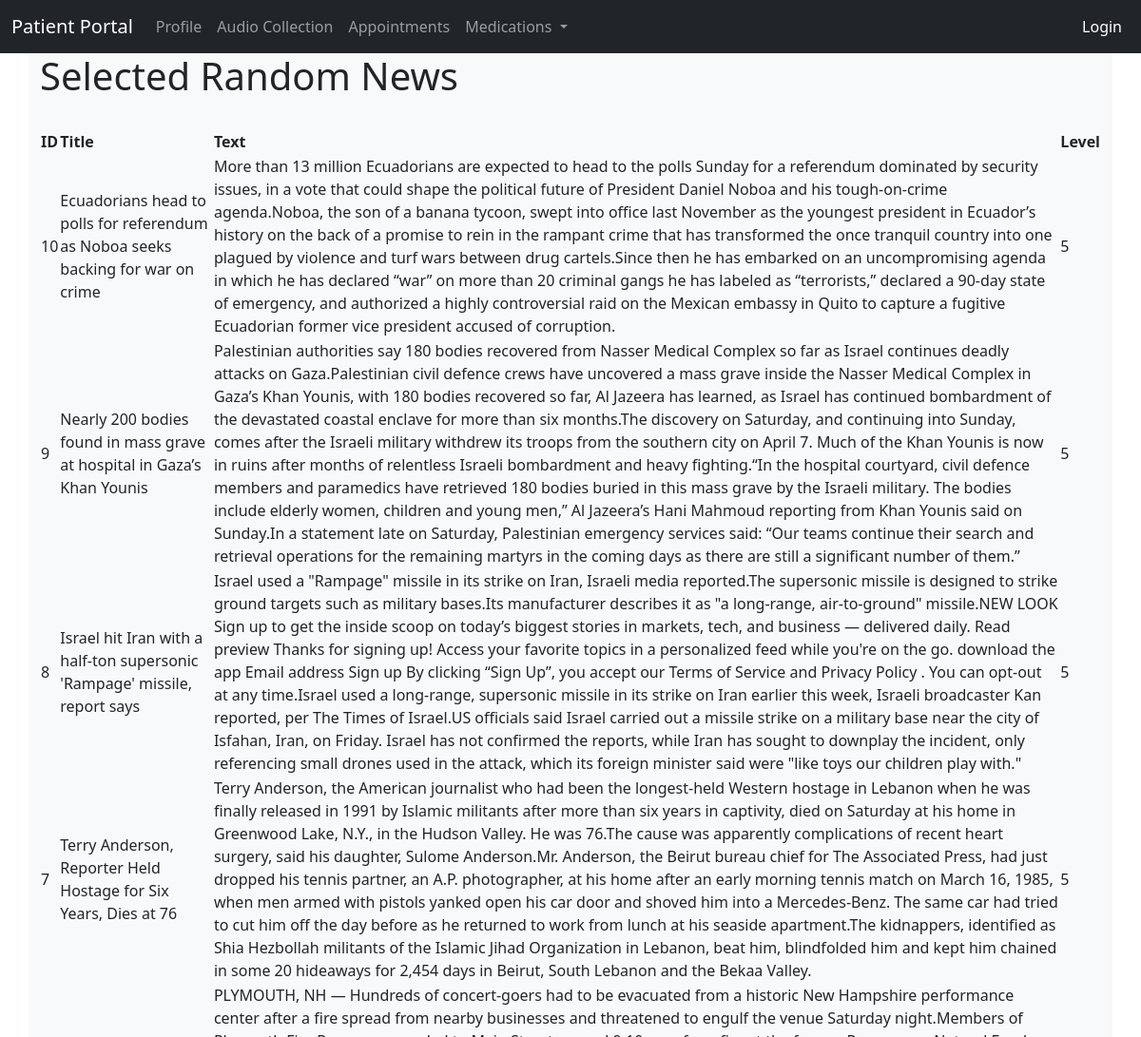
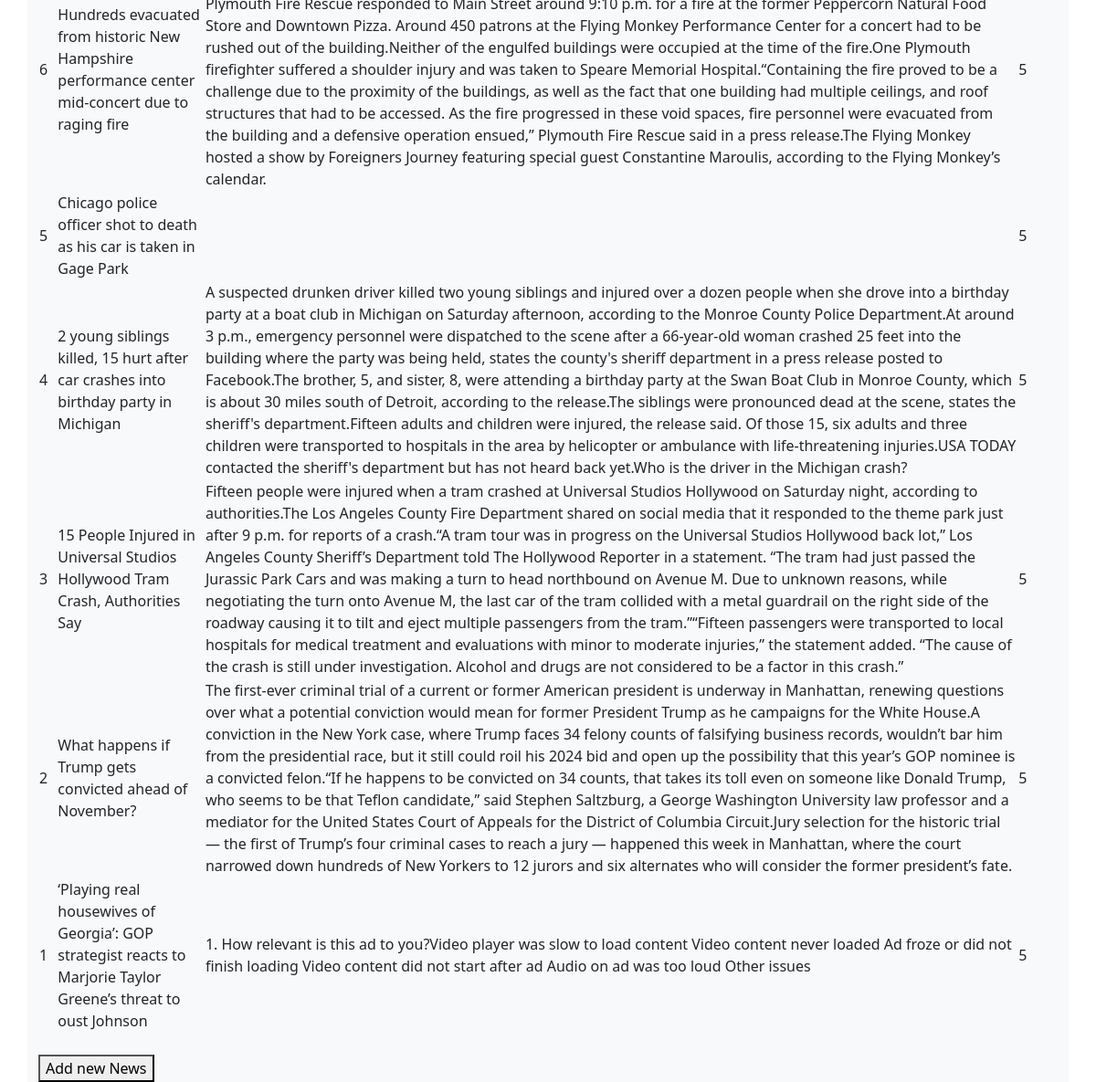
The app's page /showNews with its own data (2 pictures, top to bottom).
### application/models.py (models this page shows)
class News(db.Model):
    __tablename__ = 'news'
    id = db.Column(db.Integer, primary_key=True)
    title = db.Column(db.String(80), nullable=False)
    body = db.Column(db.Text, nullable=False)
    pub_date = db.Column(db.DateTime, nullable=False,
                         default=datetime.utcnow)
    length = db.Column(db.Integer, nullable=False)
    hashtags = db.Column(db.Integer, nullable=False)
    level = db.Column(db.Integer, default=5, nullable=False)

### application/addnews/views.py (the view)
@news_bp.route('/showNews', methods=['GET', 'POST'])
def showNews():
    news_select = News.query.order_by(News.pub_date.desc()).limit(10).all()
    return render_template('news.html', news_select=news_select)

### application/templates/news.html
{% extends "base.html" %}
{% block content %}
<div class="container bg-light">
    <h1>Selected Random News</h1>
    <br>
    <table>
      <thead>
        <tr>
          <th>ID</th>
          <th>Title</th>
          <th>Text</th>
          <th>Level</th>
        </tr>
      </thead>
      <tbody>
        {% for news in news_select %}
        <tr>
          <td>{{ news.id }}</td>
          <td>{{ news.title }}</td>
          <td>{{ news.body }}</td>
          <td>{{ news.level }}</td>
        </tr>
        {% endfor %}
      </tbody>
    </table>
    <br />
    <form action="{{ url_for('news_bp.addNews') }}" method="get">
      <button type="submit">Add new News</button>
    </form>
</div>
{% endblock %}

### records on screen
News: id "10", title "Ecuadorians head to polls for referendum as Noboa seeks backing for war on crime", body "More than 13 million Ecuadorians are expected to head to the polls Sunday for a referendum dominated by security issues, in a vote that could shape the political future of President Daniel Noboa and his tough-on-crime agenda.Noboa, the son of a banana tycoon, swept into office last November as the youngest president in Ecuador’s history on the back of a promise to rein in the rampant crime that has transformed the once tranquil country into one plagued by violence and turf wars between drug cartels.Since then he has embarked on an uncompromising agenda in which he has declared “war” on more than 20 criminal gangs he has labeled as “terrorists,” declared a 90-day state of emergency, and…", level "5"
News: id "9", title "Nearly 200 bodies found in mass grave at hospital in Gaza’s Khan Younis", body "Palestinian authorities say 180 bodies recovered from Nasser Medical Complex so far as Israel continues deadly attacks on Gaza.Palestinian civil defence crews have uncovered a mass grave inside the Nasser Medical Complex in Gaza’s Khan Younis, with 180 bodies recovered so far, Al Jazeera has learned, as Israel has continued bombardment of the devastated coastal enclave for more than six months.The discovery on Saturday, and continuing into Sunday, comes after the Israeli military withdrew its troops from the southern city on April 7. Much of the Khan Younis is now in ruins after months of relentless Israeli bombardment and heavy fighting.“In the hospital courtyard, civil defence members and…", level "5"
News: id "8", title "Israel hit Iran with a half-ton supersonic 'Rampage' missile, report says", body "Israel used a \"Rampage\" missile in its strike on Iran, Israeli media reported.The supersonic missile is designed to strike ground targets such as military bases.Its manufacturer describes it as \"a long-range, air-to-ground\" missile.NEW LOOK Sign up to get the inside scoop on today’s biggest stories in markets, tech, and business — delivered daily. Read preview Thanks for signing up! Access your favorite topics in a personalized feed while you're on the go. download the app Email address Sign up By clicking “Sign Up”, you accept our Terms of Service and Privacy Policy . You can opt-out at any time.Israel used a long-range, supersonic missile in its strike on Iran earlier this week, Israeli…", level "5"
News: id "7", title "Terry Anderson, Reporter Held Hostage for Six Years, Dies at 76", body "Terry Anderson, the American journalist who had been the longest-held Western hostage in Lebanon when he was finally released in 1991 by Islamic militants after more than six years in captivity, died on Saturday at his home in Greenwood Lake, N.Y., in the Hudson Valley. He was 76.The cause was apparently complications of recent heart surgery, said his daughter, Sulome Anderson.Mr. Anderson, the Beirut bureau chief for The Associated Press, had just dropped his tennis partner, an A.P. photographer, at his home after an early morning tennis match on March 16, 1985, when men armed with pistols yanked open his car door and shoved him into a Mercedes-Benz. The same car had tried to cut him off…", level "5"
News: id "6", title "Hundreds evacuated from historic New Hampshire performance center mid-concert due to raging fire", body "PLYMOUTH, NH — Hundreds of concert-goers had to be evacuated from a historic New Hampshire performance center after a fire spread from nearby businesses and threatened to engulf the venue Saturday night.Members of Plymouth Fire Rescue responded to Main Street around 9:10 p.m. for a fire at the former Peppercorn Natural Food Store and Downtown Pizza. Around 450 patrons at the Flying Monkey Performance Center for a concert had to be rushed out of the building.Neither of the engulfed buildings were occupied at the time of the fire.One Plymouth firefighter suffered a shoulder injury and was taken to Speare Memorial Hospital.“Containing the fire proved to be a challenge due to the proximity of…", level "5"
News: id "5", title "Chicago police officer shot to death as his car is taken in Gage Park", level "5"
News: id "4", title "2 young siblings killed, 15 hurt after car crashes into birthday party in Michigan", body "A suspected drunken driver killed two young siblings and injured over a dozen people when she drove into a birthday party at a boat club in Michigan on Saturday afternoon, according to the Monroe County Police Department.At around 3 p.m., emergency personnel were dispatched to the scene after a 66-year-old woman crashed 25 feet into the building where the party was being held, states the county's sheriff department in a press release posted to Facebook.The brother, 5, and sister, 8, were attending a birthday party at the Swan Boat Club in Monroe County, which is about 30 miles south of Detroit, according to the release.The siblings were pronounced dead at the scene, states the sheriff's…", level "5"
News: id "3", title "15 People Injured in Universal Studios Hollywood Tram Crash, Authorities Say", body "Fifteen people were injured when a tram crashed at Universal Studios Hollywood on Saturday night, according to authorities.The Los Angeles County Fire Department shared on social media that it responded to the theme park just after 9 p.m. for reports of a crash.“A tram tour was in progress on the Universal Studios Hollywood back lot,” Los Angeles County Sheriff’s Department told The Hollywood Reporter in a statement. “The tram had just passed the Jurassic Park Cars and was making a turn to head northbound on Avenue M. Due to unknown reasons, while negotiating the turn onto Avenue M, the last car of the tram collided with a metal guardrail on the right side of the roadway causing it to tilt…", level "5"
News: id "2", title "What happens if Trump gets convicted ahead of November?", body "The first-ever criminal trial of a current or former American president is underway in Manhattan, renewing questions over what a potential conviction would mean for former President Trump as he campaigns for the White House.A conviction in the New York case, where Trump faces 34 felony counts of falsifying business records, wouldn’t bar him from the presidential race, but it still could roil his 2024 bid and open up the possibility that this year’s GOP nominee is a convicted felon.“If he happens to be convicted on 34 counts, that takes its toll even on someone like Donald Trump, who seems to be that Teflon candidate,” said Stephen Saltzburg, a George Washington University law professor and…", level "5"
News: id "1", title "‘Playing real housewives of Georgia’: GOP strategist reacts to Marjorie Taylor Greene’s threat to oust Johnson", body "1. How relevant is this ad to you?Video player was slow to load content Video content never loaded Ad froze or did not finish loading Video content did not start after ad Audio on ad was too loud Other issues", level "5"
